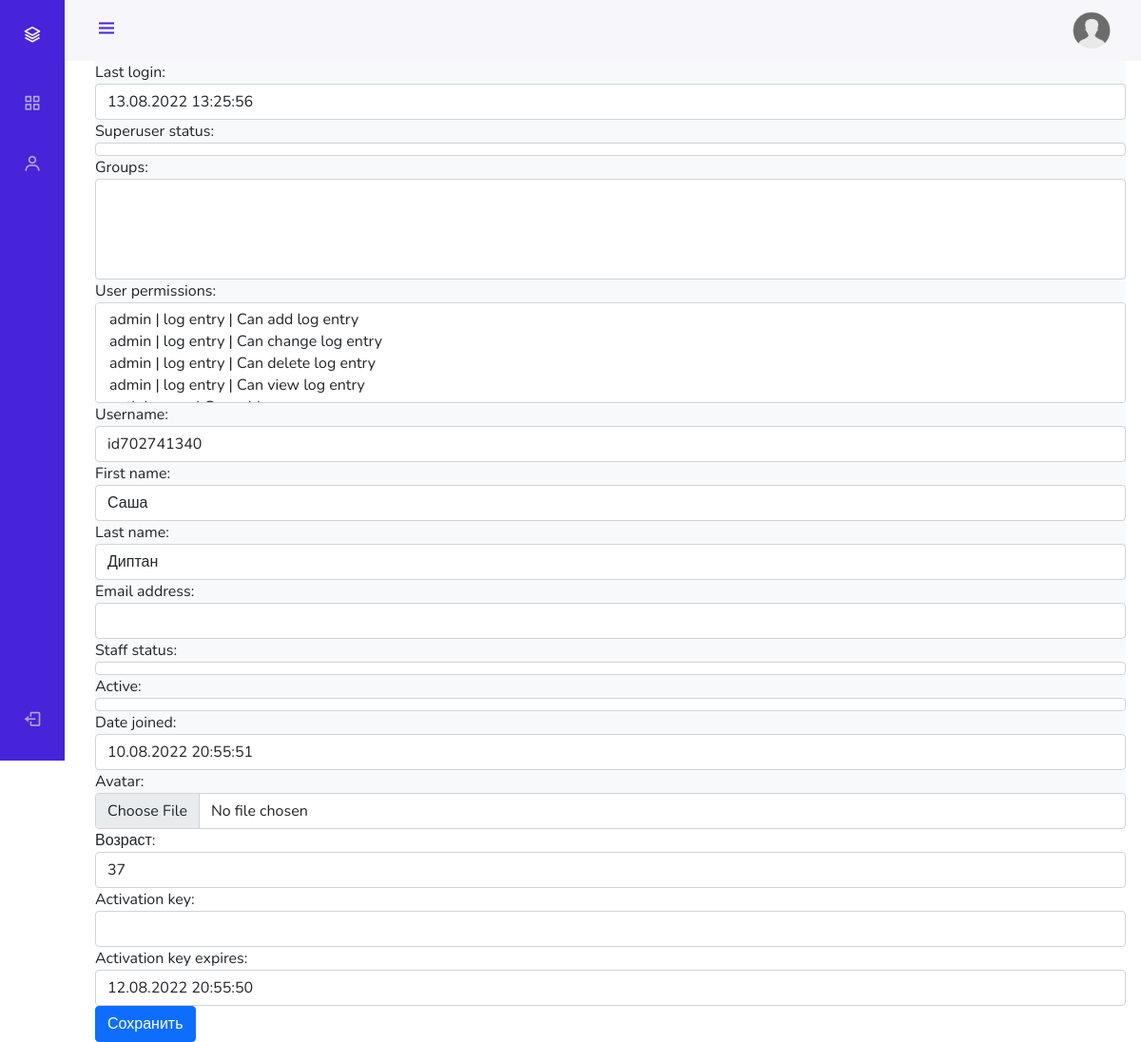
Before: /admin_staff/users/update/3/ (signed in) with the older database file.
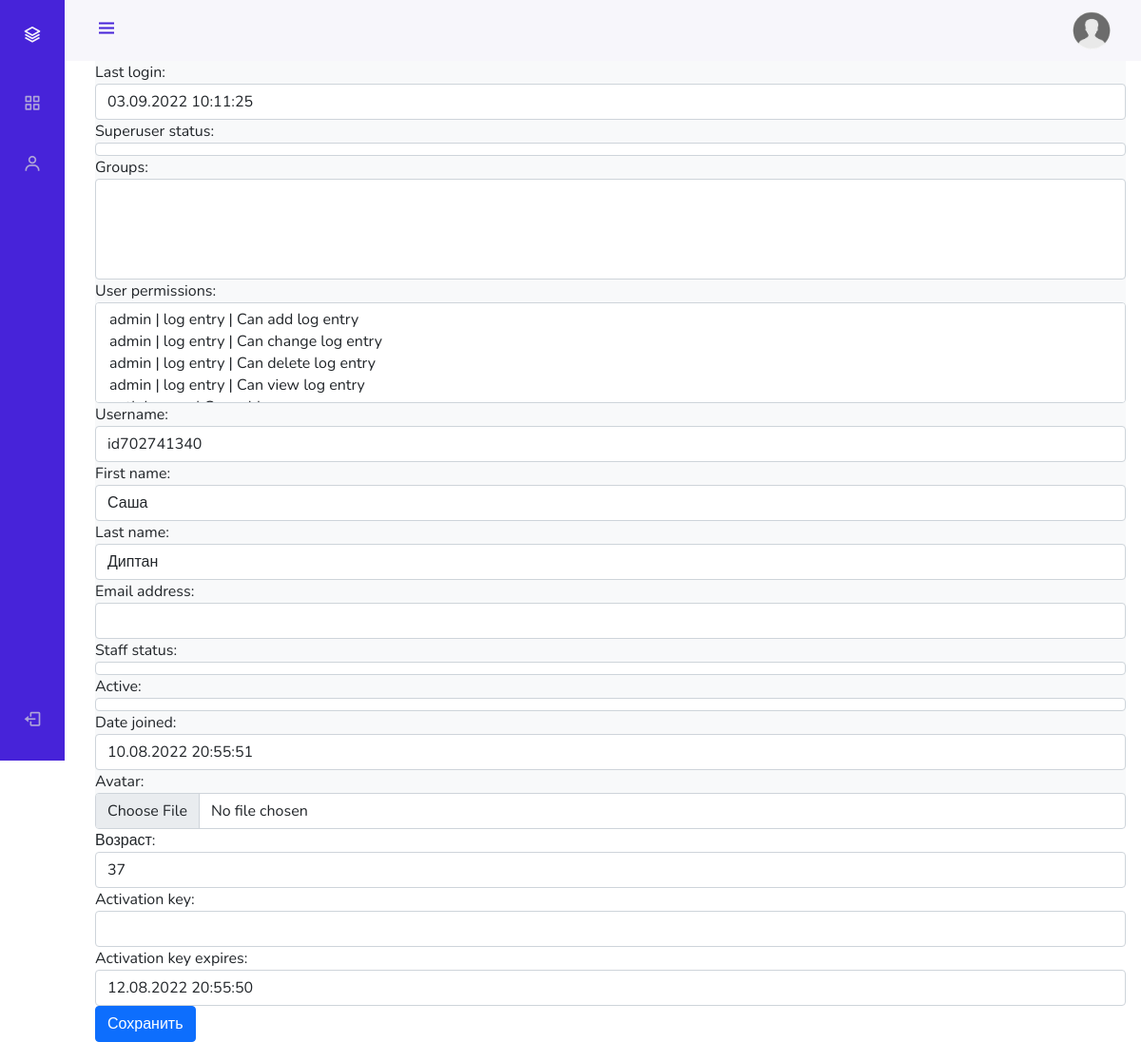
After: the same page with the newer database file.
### authapp/models.py (models this page shows, shortened)
class ShopUser(AbstractUser):
    avatar = models.ImageField(upload_to='users_avatars', blank=True)
    age = models.PositiveIntegerField(verbose_name='возраст', blank=True, null=True)
    activation_key = models.CharField(max_length=128, blank=True)
    activation_key_expires = models.DateTimeField(default=(now() + timedelta(hours=48)))

### adminapp/views.py (the view)
# urls.py: path('users/update/<int:pk>/', adminapp.user_update, name='user_update'),
@user_passes_test(lambda u: u.is_superuser)
def user_update(request, pk):
    title = 'пользователи/редактирование'
    edit_user = get_object_or_404(ShopUser, pk=pk)
    if request.method == 'POST':
        edit_form = ShopUserAdminEditForm(request.POST, request.FILES, instance=edit_user)
        if edit_form.is_valid():
            edit_form.save()
            return HttpResponseRedirect(reverse('admin_staff:user_update', args=[edit_user.pk]))
    else:
        edit_form = ShopUserAdminEditForm(instance=edit_user)
    context = {
        'title': title,
        'user_form': edit_form,
    }
    return render(request, 'adminapp/user_update.html', context)

### adminapp/forms.py
class ShopUserAdminEditForm(ShopUserEditForm):
    class Meta:
        model = ShopUser
        fields = '__all__'

### mainapp/context_processors.py (called while the page is built)
def basket(request):
    print(f'context processor basket works')
    basket = []
    if request.user.is_authenticated:
        basket = Basket.objects.filter(user=request.user)
    return {
        'basket': basket,
    }

### adminapp/templates/adminapp/user_update.html (shortened to what this page needs)
{% extends 'adminapp/base.html' %}
{% load static %}
{% block content %}
    <form class="form-horizontal" method="post" enctype="multipart/form-data">
        {{ user_form }}
      <button type="submit" class="btn btn-primary">Сохранить</button>
    </form>
{% endblock %}

Changed rows visible on the page:
changed ShopUser "id702741340": last_login "13.08.2022 13:25:56" → "03.09.2022 10:11:25"
